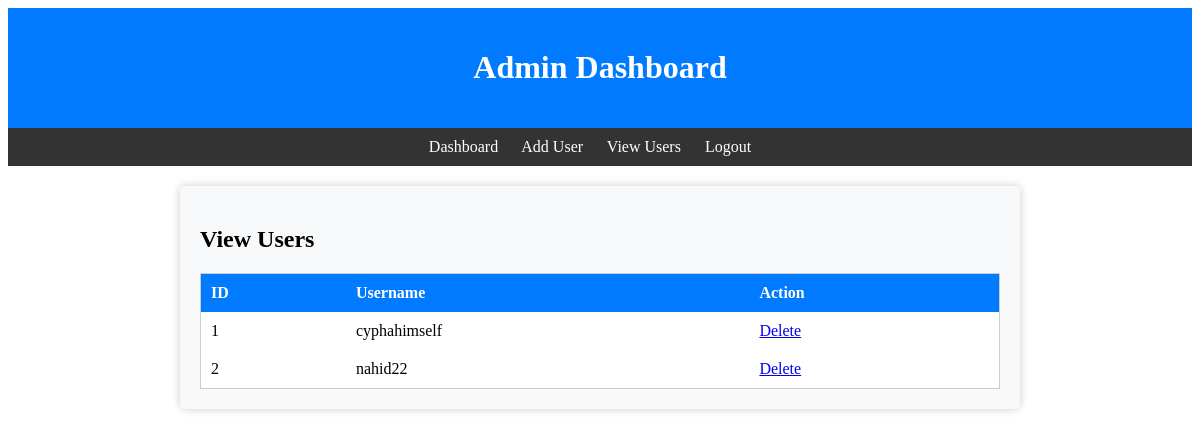
Page /admin/view_users (signed in) on the earlier database version.
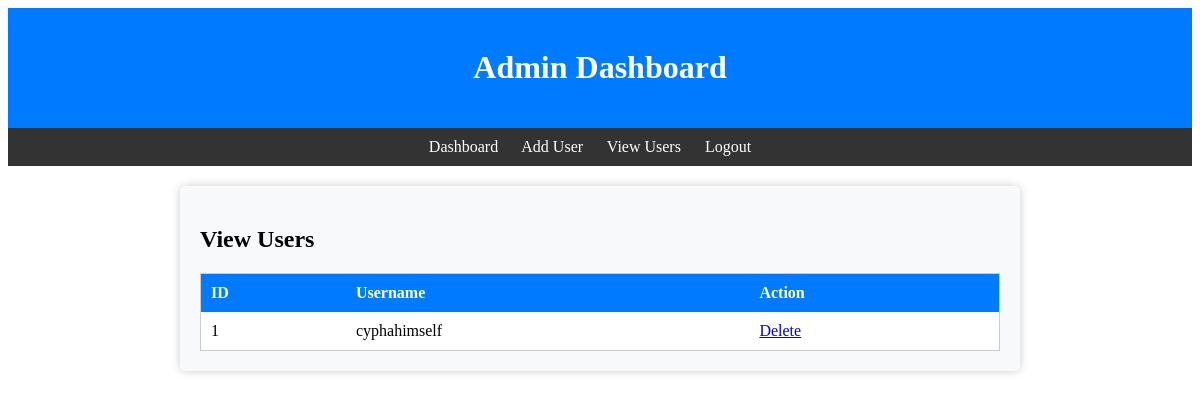
Same page on the later database version.
### app.py (models this page shows)
class User(db.Model):
    id = db.Column(db.Integer, primary_key=True)
    username = db.Column(db.String(80), unique=True, nullable=False)
    password = db.Column(db.String(80), nullable=False)

### app.py (the view)
@app.route('/admin/view_users')
def view_users():
    if not session.get('admin_logged_in'):
        flash('Admin Login required!', 'danger')
        return redirect(url_for('admin_login'))
    users = User.query.all()
    return render_template('view_users.html', users=users)

### templates/view_users.html
{% extends 'admin_dashboard.html' %}
{% block content %}
    <h2>View Users</h2>
    <table>
        <thead>
            <tr>
                <th>ID</th>
                <th>Username</th>
                <th>Action</th>
            </tr>
        </thead>
        <tbody>
            {% for user in users %}
            <tr>
                <td>{{ user.id }}</td>
                <td>{{ user.username }}</td>
                <td><a href="/admin/delete_user/{{ user.id }}">Delete</a></td>
            </tr>
            {% endfor %}
        </tbody>
    </table>
{% endblock %}

### templates/admin_dashboard.html (shortened to what this page needs)
<!DOCTYPE html>
<html lang="en">
<head>
    <link rel="stylesheet" href="{{ url_for('static', filename='css/styles.css') }}">
</head>
<body>
    <header>
        <h1>Admin Dashboard</h1>
    </header>
    <nav>
        <a href="/admin">Dashboard</a>
        <a href="/admin/add_user">Add User</a>
        <a href="/admin/view_users">View Users</a>
        <a href="/admin/logout">Logout</a>
    </nav>
    <div class="container">
        {% block content %}{% endblock %}
    </div>
</body>
</html>

### static/css/styles.css (style rules this page uses)
header { background-color: #007bff; color: #fff; padding: 20px; text-align: center; }
nav { background-color: #333; padding: 10px; text-align: center; }
nav a { color: #fff; text-decoration: none; margin-right: 20px; }
.container { max-width: 800px; margin: 20px auto; padding: 20px; background-color: #f8f9fa; border-radius: 5px; box-shadow: 0 0 10px rgba(0, 0, 0, 0.2); }
table { width: 100%; border-collapse: collapse; margin-top: 20px; border: 1px solid #ccc; background-color: #fff; }
table th, table td { padding: 10px; text-align: left; }
table th { background-color: #007bff; color: #fff; }

Differences in the rows shown:
removed User: id "2", username "nahid22"
